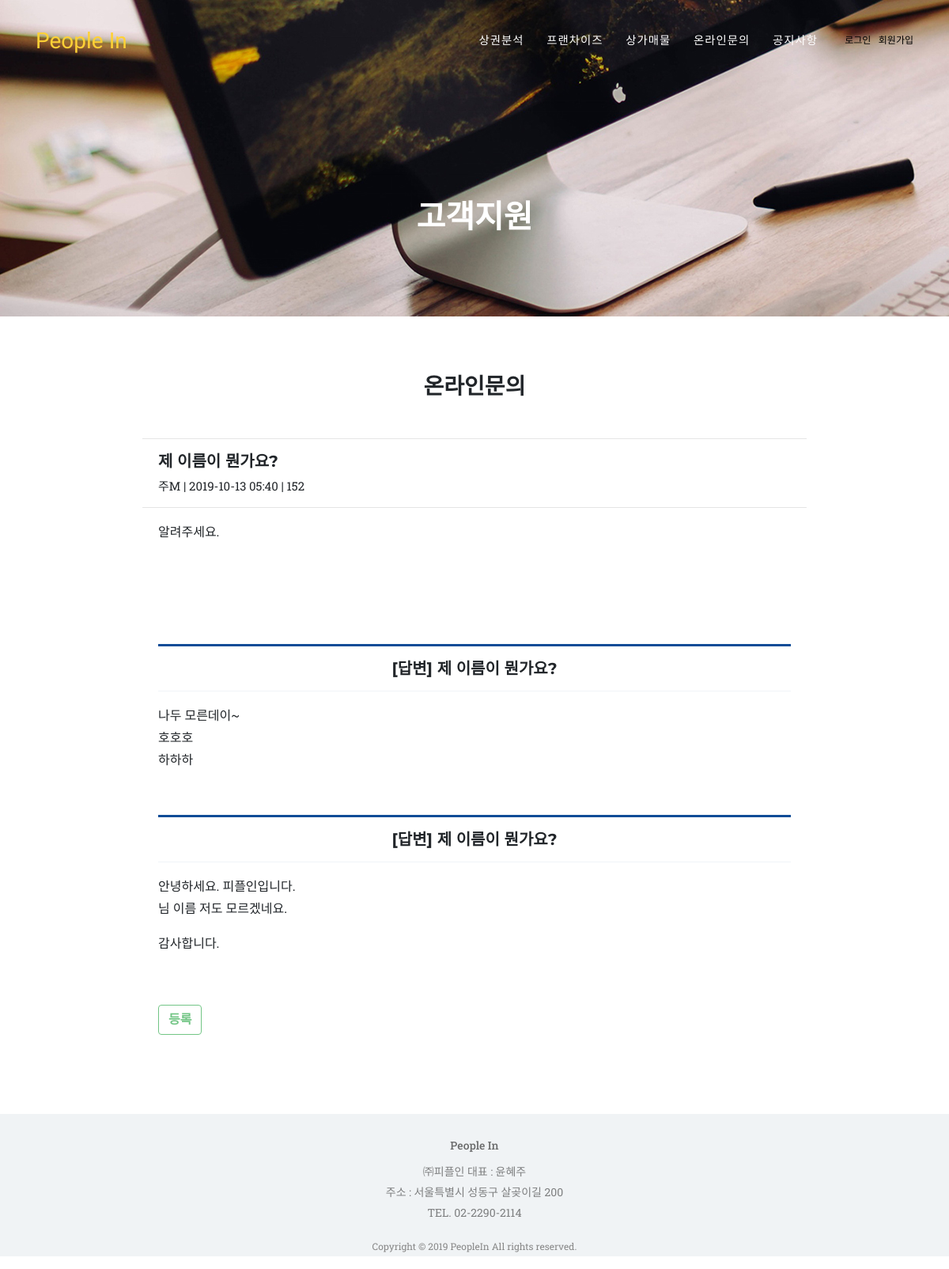
Screenshot of /question/1/ with the database file from the repository.
### question/models.py (models this page shows, shortened)
class Question(models.Model):
    author = models.ForeignKey(
        settings.AUTH_USER_MODEL,  # 'auth.User'라고 쓰는 것보다 강추
        on_delete=models.CASCADE,
        related_name='question',
        db_column='author',
        default='',
        null=False,
    )
    title = models.CharField('', max_length=100, null=False)
    content = RichTextUploadingField('', null=False)
    created_at = models.DateTimeField(auto_now_add=True)
    photo = models.ImageField(blank=True)
    hit = models.PositiveIntegerField(default=0)
    def save(self):
        self.slug = slugify(self.title)
        super(Question, self).save()
    class Meta:
        ordering = ['-id']  # notice 객체의 기본 정렬 순서 지정
    def short_content(self):
        if self.content:
            t = self.content[:20] + '...'   # content 속성의 일부만 반환
        else:
            t = '(내용 없음)'
        return t
    short_content.short_description = '간략 내용'
    @property
    def update_counter(self):
        self.hit = self.hit + 1
        self.save()
        return self.hit

class Comment(models.Model):
    post = models.ForeignKey(Question, on_delete=models.CASCADE,
                             related_name='comments', verbose_name='게시물')
    message = models.TextField('댓글')
    created_at = models.DateTimeField(auto_now_add=True)
    updated_at = models.DateTimeField(auto_now=True)
    class Meta:
        ordering = ['-post__id', '-id']  # '-post__id', '-id'
    def updated(self):
        return local_time(self.updated_at)
    updated.short_description = '수정 일시'

### question/views.py (the view)
# urls.py: path('<int:pk>/', views.question_detail, name='question_detail'),
def question_detail(request, pk):
    question = get_object_or_404(Question, pk=pk)
    comments = Comment.objects.filter(post=question)[:1]
    if request.method == 'POST':
        comment_form = CommentForm(request.POST or None)
        if comment_form.is_valid():
            message = request.POST.get('message')
            comment = Comment.objects.create(post=question, message=message)
            comment.save()
            return HttpResponseRedirect(question.get_absolute_url())
    else:
        comment_form = CommentForm()
    context = {
        'question': question,
        'comments': comments,
        'comment_form': comment_form,
    }
    return render(request, 'question/question_detail.html', context)

### question/forms.py
class CommentForm(forms.ModelForm):
    class Meta:
        model = Comment
        fields = ['message',]
    message = forms.CharField(
        widget=forms.Textarea(
            attrs={'class': 'form-control', 'style': 'width:100%', 'rows': 5, 'placeholder': '', }
        ),
        label=''
    )

### question/templates/question/question_detail.html (shortened to what this page needs)
{% extends "question/layout.html" %}
{% load staticfiles %}
{% block extrastyle %}{% static "question.css" %}{% endblock %}
{% block content %}
    {{ block.super }}
    <hr class="my-hr4" >
  <section>
    <article>
        <div class="title-wrap clearfix" style="padding-left:200px">
            <h5> <span style="">{{ question.title }}</span></h5>
            <div class="under-title" style="font-size: 15px;">
                <span class="name el nName">{{ question.author }}</span>
                <span class="l">|</span>
                <span class="date el">{{ question.created_at|date:"Y-m-d h:s" }}</span>
                <span class="l">|</span>
    			<span class="">{{ question.update_counter }}</span>
            </div>
	      </div>
    </article>
    <hr class="my-hr4" >
  <div class="notice_content">
        <article itemprop="articleBody">
        <div>
            {{ question.content|safe  }}
        <br><br>
        </div>
        </article>
  </div>
  </section>
<div class="notice_content">
    <br><br>
      {% for c in question.comments.all %}
        <hr class="my-hr5" >
        <h5 style="text-align: center">[답변] {{ question.title }}</h5>
        <hr class="my-hr6" >
        <p>{{ c.message|linebreaks }}</p>
        <br>
      {% empty %}
         <h5 style="text-align: center; display: none;">[답변] {{ question.title }}</h5>
      {% endfor %}
  <br>
    <form method="post">
      {% if request.user.is_superuser %}
        <input type="submit" value="등록" class="btn btn-outline-success" style="float:right;">
      {% else %}
      <input type="submit" value="등록" class="btn btn-outline-success" disabled>
      {% endif %}
    </form>
</div>
{% endblock %}

### peopleIn/static/agency_otherapp.css (style rules this page uses)
body { overflow-x: hidden; font-family: 'Roboto Slab', -apple-system, BlinkMacSystemFont, 'Segoe UI', Roboto, 'Helvetica Neue', Arial, sans-serif, 'Apple Color Emoji', 'Segoe UI Emoji', 'Segoe UI Symbol', 'Noto Color Emoji'; }
.my-hr4 { margin-left:180px; margin-right:180px; }
.my-hr4 { margin-left: 180px; margin-right: 180px; }
.my-hr5 { border:0; background: #0f4c97; height: 3px; }
.my-hr6 { border: 0; background: #f0f4f8; ; height: 1px; padding-top: 0; padding-bottom: 0; }
.notice_content { margin-left:200px; margin-right:200px; }
p { line-height: 1.75; }
h1, h2, h3, h4, h5, h6 { font-weight: 700; font-family: 'Montserrat', -apple-system, BlinkMacSystemFont, 'Segoe UI', Roboto, 'Helvetica Neue', Arial, sans-serif, 'Apple Color Emoji', 'Segoe UI Emoji', 'Segoe UI Symbol', 'Noto Color Emoji'; }
.btn { font-family: 'Montserrat', -apple-system, BlinkMacSystemFont, 'Segoe UI', Roboto, 'Helvetica Neue', Arial, sans-serif, 'Apple Color Emoji', 'Segoe UI Emoji', 'Segoe UI Symbol', 'Noto Color Emoji'; font-weight: 700; }

### rows the page displays
Question: title "제 이름이 뭔가요?", author "주M", created_at "2019-10-13 05:40", update_counter "152", content "알려주세요."
Comment: message "나두 모른데이~ 호호호 하하하"
Comment: message "안녕하세요. 피플인입니다. 님 이름 저도 모르겠네요. 감사합니다."
